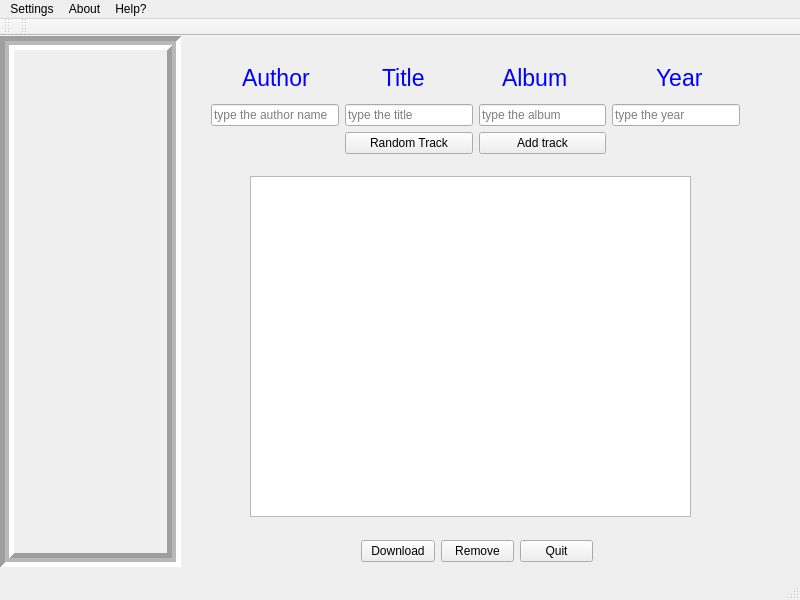
<?xml version="1.0" encoding="UTF-8"?>
<ui version="4.0">
 <class>MainWindow</class>
 <widget class="QMainWindow" name="MainWindow">
  <property name="enabled">
   <bool>true</bool>
  </property>
  <property name="geometry">
   <rect>
    <x>0</x>
    <y>0</y>
    <width>800</width>
    <height>600</height>
   </rect>
  </property>
  <property name="minimumSize">
   <size>
    <width>800</width>
    <height>600</height>
   </size>
  </property>
  <property name="maximumSize">
   <size>
    <width>800</width>
    <height>600</height>
   </size>
  </property>
  <property name="windowTitle">
   <string>Music Tracker</string>
  </property>
  <property name="styleSheet">
   <string notr="true"/>
  </property>
  <property name="toolButtonStyle">
   <enum>Qt::ToolButtonTextOnly</enum>
  </property>
  <property name="tabShape">
   <enum>QTabWidget::Rounded</enum>
  </property>
  <widget class="QWidget" name="centralWidget">
   <widget class="QWidget" name="verticalLayoutWidget">
    <property name="geometry">
     <rect>
      <x>200</x>
      <y>10</y>
      <width>551</width>
      <height>119</height>
     </rect>
    </property>
    <layout class="QVBoxLayout" name="verticalLayout">
     <item>
      <layout class="QGridLayout" name="gridLayout">
       <item row="0" column="1">
        <widget class="QLabel" name="label_2">
         <property name="enabled">
          <bool>true</bool>
         </property>
         <property name="styleSheet">
          <string notr="true">font: 75 20pt &quot;Purisa&quot;;
font-size:23px;
color:blue;</string>
         </property>
         <property name="frameShape">
          <enum>QFrame::NoFrame</enum>
         </property>
         <property name="text">
          <string>Title</string>
         </property>
         <property name="indent">
          <number>37</number>
         </property>
        </widget>
       </item>
       <item row="0" column="2">
        <widget class="QLabel" name="label_5">
         <property name="styleSheet">
          <string notr="true">font: 75 20pt &quot;Purisa&quot;;
font-size:23px;
color:blue;</string>
         </property>
         <property name="text">
          <string>Album</string>
         </property>
         <property name="indent">
          <number>23</number>
         </property>
        </widget>
       </item>
       <item row="1" column="1">
        <widget class="QLineEdit" name="lineEdit">
         <property name="inputMask">
          <string notr="true"/>
         </property>
         <property name="text">
          <string notr="true"/>
         </property>
         <property name="frame">
          <bool>true</bool>
         </property>
         <property name="placeholderText">
          <string notr="true">type the title</string>
         </property>
        </widget>
       </item>
       <item row="0" column="3">
        <widget class="QLabel" name="label_3">
         <property name="styleSheet">
          <string notr="true">font: 75 20pt &quot;Purisa&quot;;
font-size:23px;
color:blue;</string>
         </property>
         <property name="frameShape">
          <enum>QFrame::NoFrame</enum>
         </property>
         <property name="frameShadow">
          <enum>QFrame::Plain</enum>
         </property>
         <property name="text">
          <string>Year</string>
         </property>
         <property name="indent">
          <number>44</number>
         </property>
         <property name="textInteractionFlags">
          <set>Qt::NoTextInteraction</set>
         </property>
        </widget>
       </item>
       <item row="1" column="3">
        <widget class="QLineEdit" name="lineEdit_3">
         <property name="inputMask">
          <string/>
         </property>
         <property name="text">
          <string/>
         </property>
         <property name="maxLength">
          <number>4</number>
         </property>
         <property name="placeholderText">
          <string>type the year</string>
         </property>
        </widget>
       </item>
       <item row="0" column="0">
        <widget class="QLabel" name="label">
         <property name="sizePolicy">
          <sizepolicy hsizetype="Expanding" vsizetype="Preferred">
           <horstretch>0</horstretch>
           <verstretch>0</verstretch>
          </sizepolicy>
         </property>
         <property name="styleSheet">
          <string notr="true">font: 75 20pt &quot;Purisa&quot;;
font-size:23px;
color:blue;</string>
         </property>
         <property name="frameShape">
          <enum>QFrame::NoFrame</enum>
         </property>
         <property name="frameShadow">
          <enum>QFrame::Plain</enum>
         </property>
         <property name="lineWidth">
          <number>1</number>
         </property>
         <property name="midLineWidth">
          <number>4</number>
         </property>
         <property name="text">
          <string>Author</string>
         </property>
         <property name="textFormat">
          <enum>Qt::AutoText</enum>
         </property>
         <property name="wordWrap">
          <bool>false</bool>
         </property>
         <property name="indent">
          <number>31</number>
         </property>
        </widget>
       </item>
       <item row="1" column="0">
        <widget class="QLineEdit" name="lineEdit_2">
         <property name="placeholderText">
          <string>type the author name</string>
         </property>
        </widget>
       </item>
       <item row="1" column="2">
        <widget class="QLineEdit" name="lineEdit_4">
         <property name="placeholderText">
          <string>type the album </string>
         </property>
        </widget>
       </item>
       <item row="2" column="2">
        <widget class="QPushButton" name="pushButton">
         <property name="text">
          <string>Add track</string>
         </property>
         <property name="checkable">
          <bool>false</bool>
         </property>
        </widget>
       </item>
       <item row="2" column="1">
        <widget class="QPushButton" name="pushButton_5">
         <property name="text">
          <string>Random Track</string>
         </property>
        </widget>
       </item>
      </layout>
     </item>
    </layout>
   </widget>
   <widget class="QWidget" name="horizontalLayoutWidget">
    <property name="geometry">
     <rect>
      <x>350</x>
      <y>490</y>
      <width>254</width>
      <height>51</height>
     </rect>
    </property>
    <layout class="QHBoxLayout" name="horizontalLayout_4">
     <item>
      <widget class="QPushButton" name="pushButton_4">
       <property name="text">
        <string>Download</string>
       </property>
      </widget>
     </item>
     <item>
      <widget class="QPushButton" name="pushButton_3">
       <property name="text">
        <string>Remove</string>
       </property>
      </widget>
     </item>
     <item>
      <widget class="QPushButton" name="pushButton_2">
       <property name="text">
        <string>Quit</string>
       </property>
      </widget>
     </item>
    </layout>
   </widget>
   <widget class="QLabel" name="label_4">
    <property name="geometry">
     <rect>
      <x>0</x>
      <y>0</y>
      <width>181</width>
      <height>531</height>
     </rect>
    </property>
    <property name="frameShape">
     <enum>QFrame::Box</enum>
    </property>
    <property name="frameShadow">
     <enum>QFrame::Sunken</enum>
    </property>
    <property name="lineWidth">
     <number>5</number>
    </property>
    <property name="midLineWidth">
     <number>4</number>
    </property>
    <property name="text">
     <string/>
    </property>
    <property name="textFormat">
     <enum>Qt::RichText</enum>
    </property>
    <property name="pixmap">
     <pixmap resource="src/ressources.qrc">:/new/prefix1/1-Carnival-CLBR-1170x731.png</pixmap>
    </property>
    <property name="scaledContents">
     <bool>false</bool>
    </property>
   </widget>
   <widget class="QTableView" name="tableView">
    <property name="geometry">
     <rect>
      <x>250</x>
      <y>140</y>
      <width>441</width>
      <height>341</height>
     </rect>
    </property>
    <property name="styleSheet">
     <string notr="true"/>
    </property>
    <property name="showGrid">
     <bool>false</bool>
    </property>
    <property name="gridStyle">
     <enum>Qt::DashDotDotLine</enum>
    </property>
   </widget>
  </widget>
  <widget class="QMenuBar" name="menuBar">
   <property name="geometry">
    <rect>
     <x>0</x>
     <y>0</y>
     <width>800</width>
     <height>22</height>
    </rect>
   </property>
   <widget class="QMenu" name="menuSettings">
    <property name="title">
     <string>Settings</string>
    </property>
   </widget>
   <widget class="QMenu" name="menuAbout">
    <property name="title">
     <string>About</string>
    </property>
   </widget>
   <widget class="QMenu" name="menuHelp">
    <property name="title">
     <string>Help?</string>
    </property>
   </widget>
   <addaction name="menuSettings"/>
   <addaction name="menuAbout"/>
   <addaction name="menuHelp"/>
  </widget>
  <widget class="QToolBar" name="mainToolBar">
   <attribute name="toolBarArea">
    <enum>TopToolBarArea</enum>
   </attribute>
   <attribute name="toolBarBreak">
    <bool>false</bool>
   </attribute>
  </widget>
  <widget class="QStatusBar" name="statusBar">
   <property name="cursor">
    <cursorShape>ForbiddenCursor</cursorShape>
   </property>
   <property name="mouseTracking">
    <bool>true</bool>
   </property>
  </widget>
  <widget class="QToolBar" name="toolBar">
   <property name="windowTitle">
    <string>toolBar</string>
   </property>
   <attribute name="toolBarArea">
    <enum>TopToolBarArea</enum>
   </attribute>
   <attribute name="toolBarBreak">
    <bool>false</bool>
   </attribute>
  </widget>
 </widget>
 <layoutdefault spacing="6" margin="11"/>
 <resources>
  <include location="src/ressources.qrc"/>
 </resources>
 <connections/>
</ui>
